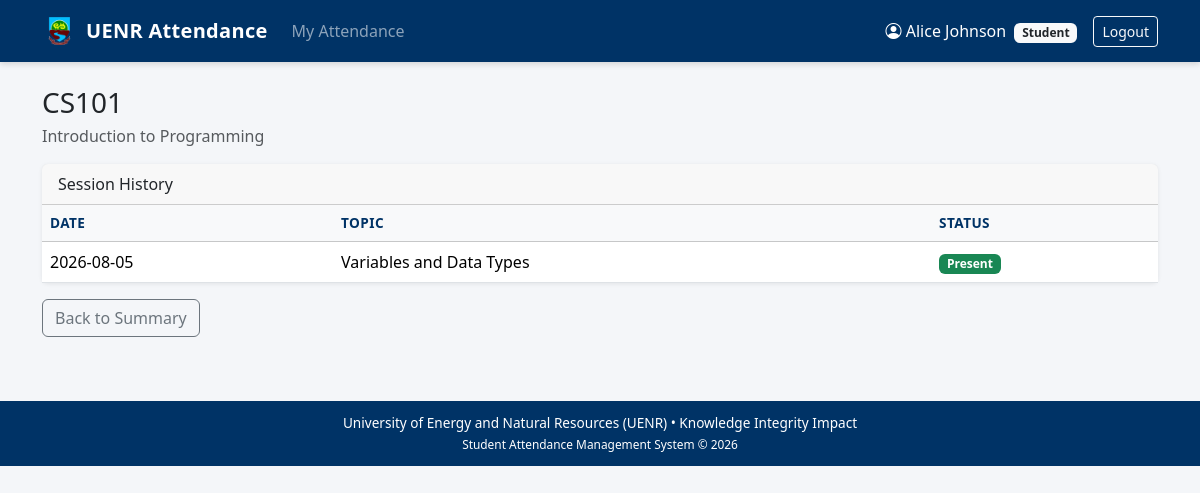
/student/course/1 (signed in), run on an earlier commit of the app's database.
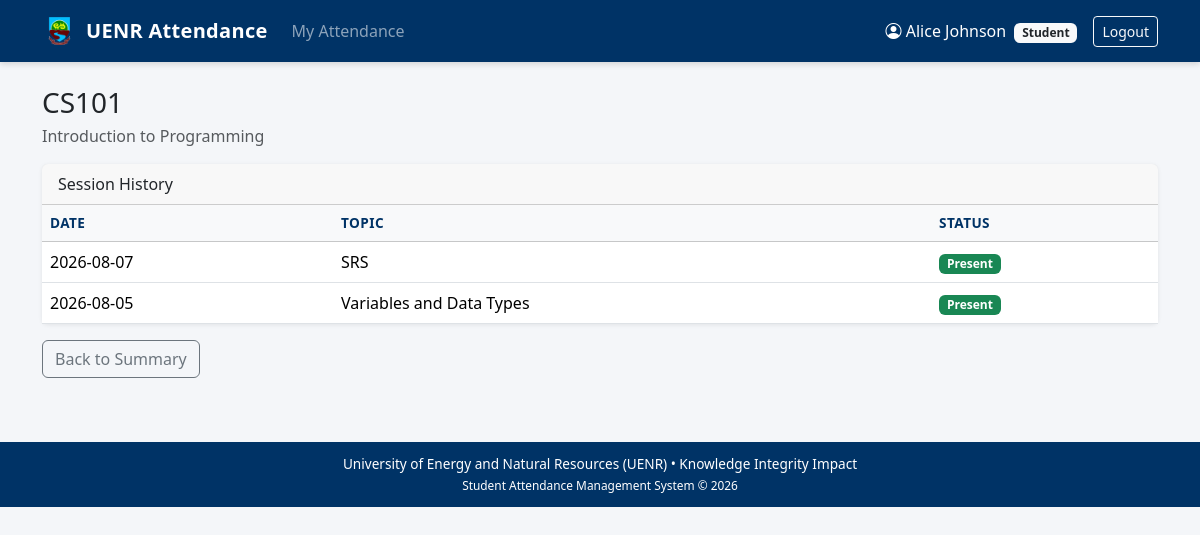
And on a later commit of the database.
### tables this page shows
CREATE TABLE courses (
            id INTEGER PRIMARY KEY AUTOINCREMENT,
            code TEXT UNIQUE NOT NULL,
            title TEXT NOT NULL,
            description TEXT,
            lecturer_id INTEGER,
            created_at TEXT DEFAULT CURRENT_TIMESTAMP,
            FOREIGN KEY (lecturer_id) REFERENCES users(id)
        );

CREATE TABLE attendance_records (
            id INTEGER PRIMARY KEY AUTOINCREMENT,
            session_id INTEGER NOT NULL,
            student_id INTEGER NOT NULL,
            status TEXT NOT NULL CHECK(status IN ('Present', 'Absent', 'Late')),
            marked_at TEXT DEFAULT CURRENT_TIMESTAMP,
            UNIQUE(session_id, student_id),
            FOREIGN KEY (session_id) REFERENCES attendance_sessions(id),
            FOREIGN KEY (student_id) REFERENCES users(id)
        );

CREATE TABLE attendance_sessions (
            id INTEGER PRIMARY KEY AUTOINCREMENT,
            course_id INTEGER NOT NULL,
            session_date TEXT NOT NULL,
            topic TEXT,
            created_by INTEGER NOT NULL,
            created_at TEXT DEFAULT CURRENT_TIMESTAMP,
            UNIQUE(course_id, session_date),
            FOREIGN KEY (course_id) REFERENCES courses(id),
            FOREIGN KEY (created_by) REFERENCES users(id)
        );

### app.py (the view)
@app.route("/student/course/<int:course_id>")
@login_required("student")
def student_course_detail(course_id):
    db = get_db()
    enrolled = db.execute(
        "SELECT 1 FROM enrollments WHERE student_id = ? AND course_id = ?",
        (session["user_id"], course_id)
    ).fetchone()
    if not enrolled:
        flash("You are not enrolled in this course.", "danger")
        return redirect(url_for("student_dashboard"))
    course = db.execute("SELECT * FROM courses WHERE id = ?", (course_id,)).fetchone()
    records = db.execute("""
        SELECT s.session_date, s.topic, r.status, r.marked_at
        FROM attendance_sessions s
        LEFT JOIN attendance_records r ON r.session_id = s.id AND r.student_id = ?
        WHERE s.course_id = ?
        ORDER BY s.session_date DESC
    """, (session["user_id"], course_id)).fetchall()
    return render_template("student/course_detail.html", course=course, records=records)

### app.py (called while the page is built, shortened)
def get_db():
    if "db" not in g:
        g.db = sqlite3.connect(DATABASE)
        g.db.row_factory = sqlite3.Row
        g.db.execute("PRAGMA foreign_keys = ON")
    return g.db

def login_required(role=None):
    def decorator(f):
        @wraps(f)
        def wrapped(*args, **kwargs):
            if "user_id" not in session:
                flash("Please log in to continue.", "warning")
                return redirect(url_for("login"))
            return f(*args, **kwargs)
        return wrapped
    return decorator

### templates/student/course_detail.html (shortened to what this page needs)
{% extends "base.html" %}
{% block content %}
<h3 class="mb-1">{{ course.code }}</h3>
<p class="text-muted">{{ course.title }}</p>
<div class="card">
    <div class="card-header">Session History</div>
    <div class="card-body p-0">
        <table class="table table-hover mb-0">
            <thead class="table-light">
                <tr><th>Date</th><th>Topic</th><th>Status</th></tr>
            </thead>
            <tbody>
                {% for r in records %}
                <tr>
                    <td>{{ r.session_date }}</td>
                    <td>{{ r.topic or '—' }}</td>
                    <td>
                        {% if r.status == 'Present' %}
                            <span class="badge bg-success">Present</span>
                        {% elif r.status == 'Absent' %}
                            <span class="badge bg-danger">Absent</span>
                        {% elif r.status == 'Late' %}
                            <span class="badge bg-warning text-dark">Late</span>
                        {% else %}
                            <span class="badge bg-secondary">Not marked</span>
                        {% endif %}
                    </td>
                </tr>
                {% else %}
                <tr><td colspan="3" class="text-center text-muted py-4">No sessions recorded yet.</td></tr>
                {% endfor %}
            </tbody>
        </table>
    </div>
</div>
<a href="{{ url_for('student_dashboard') }}" class="btn btn-outline-secondary mt-3">Back to Summary</a>
{% endblock %}

### templates/base.html (shortened to what this page needs)
<!DOCTYPE html>
<html lang="en">
<head>
    <link href="https://cdn.jsdelivr.net/npm/bootstrap@5.3.3/dist/css/bootstrap.min.css" rel="stylesheet">
    <link href="https://cdn.jsdelivr.net/npm/bootstrap-icons@1.11.3/font/bootstrap-icons.min.css" rel="stylesheet">
</head>
<body>
    {% if session.get('user_id') %}
    <nav class="navbar navbar-expand-lg navbar-dark mb-4">
        <div class="container">
            <a class="navbar-brand d-flex align-items-center gap-2" href="{{ url_for('dashboard') }}">
                <img src="{{ url_for('static', filename='img/uenr-logo.png') }}"
                     alt="UENR" height="36" class="d-none d-sm-inline"
                     onerror="this.style.display='none'">
                <span>UENR Attendance</span>
            </a>
            <div class="collapse navbar-collapse" id="nav">
                <ul class="navbar-nav me-auto">
                    {% if session.role == 'admin' %}
                    <li class="nav-item"><a class="nav-link" href="{{ url_for('admin_dashboard') }}">Dashboard</a></li>
                    <li class="nav-item"><a class="nav-link" href="{{ url_for('admin_users') }}">Users</a></li>
                    <li class="nav-item"><a class="nav-link" href="{{ url_for('admin_courses') }}">Courses</a></li>
                    {% elif session.role == 'lecturer' %}
                    <li class="nav-item"><a class="nav-link" href="{{ url_for('lecturer_dashboard') }}">My Courses</a></li>
                    {% else %}
                    <li class="nav-item"><a class="nav-link" href="{{ url_for('student_dashboard') }}">My Attendance</a></li>
                    {% endif %}
                </ul>
                <span class="navbar-text text-white me-3">
                    <i class="bi bi-person-circle"></i> {{ session.full_name }}
                    <span class="badge bg-light text-dark ms-1">{{ session.role|capitalize }}</span>
                </span>
                <a href="{{ url_for('logout') }}" class="btn btn-outline-light btn-sm">Logout</a>
            </div>
        </div>
    </nav>
    {% endif %}
    <div class="container pb-4">
        {% block content %}{% endblock %}
    </div>
    <footer class="uenr-footer text-center">
        <div class="container">
            University of Energy and Natural Resources (UENR) &bull; Knowledge Integrity Impact<br>
            <small>Student Attendance Management System &copy; 2026</small>
        </div>
    </footer>
</body>
</html>

### templates/base.html (style rules this page uses)
:root { --uenr-blue: #003366; --uenr-green: #2e7d32; --uenr-yellow: #f9a825; --uenr-brown: #5d4037; }
body { background-color: #f4f6f9; min-height: 100vh; }
.navbar { background-color: var(--uenr-blue) !important; box-shadow: 0 2px 6px rgba(0,0,0,.15); }
.navbar-brand { font-weight: 700; letter-spacing: 0.3px; }
.card { border: none; box-shadow: 0 1px 4px rgba(0,0,0,.08); }
.table th { font-size: 0.85rem; text-transform: uppercase; letter-spacing: .03em; color: var(--uenr-blue); }
footer.uenr-footer { background: var(--uenr-blue); color: #fff; font-size: 0.85rem; padding: 12px 0; margin-top: 40px; }

What changed in the data, as far as the page shows it:
added attendance_records: session_date "2026-08-07", topic "SRS", status "Present"
